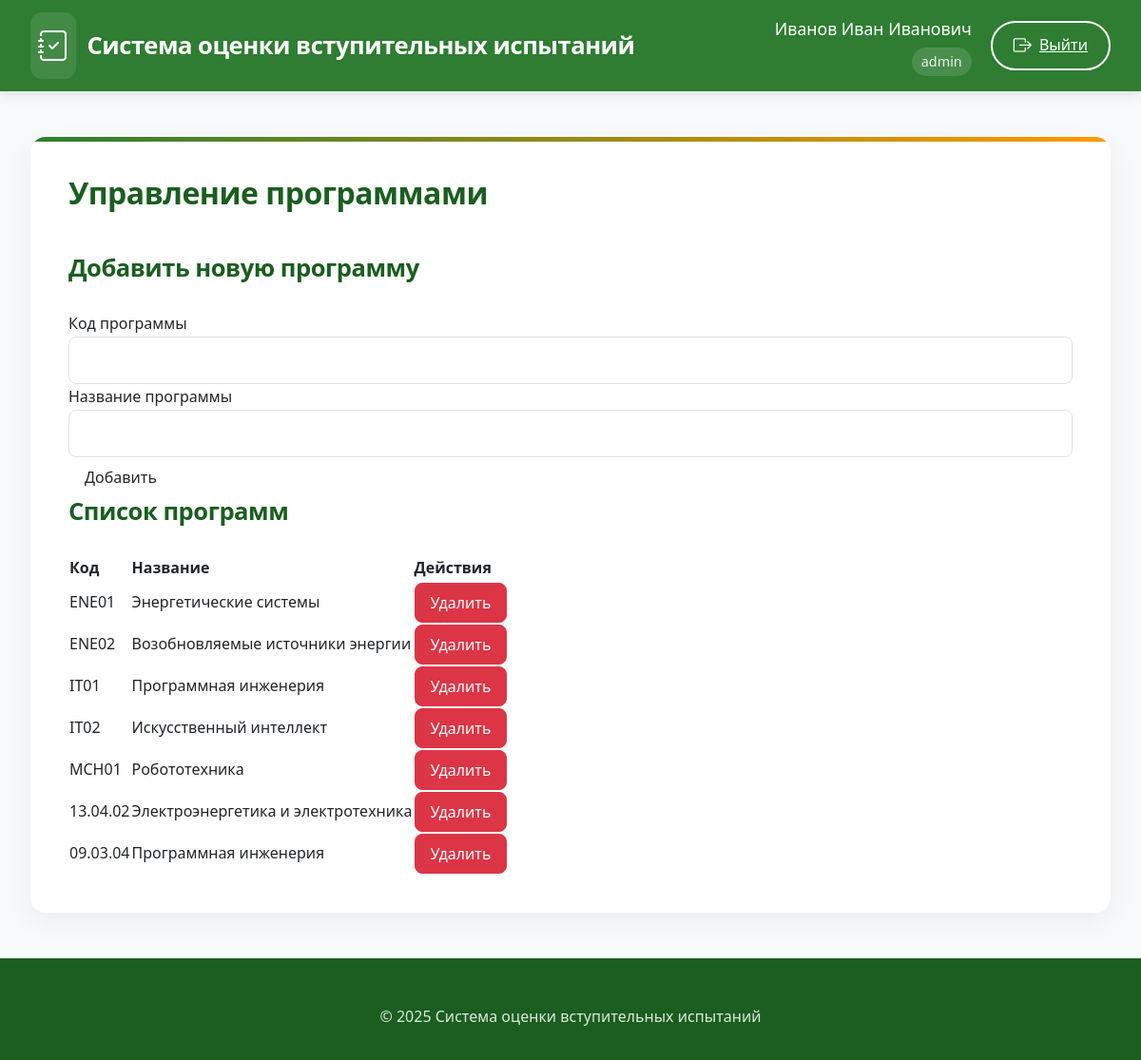
Before: /programs (signed in) with the older database file.
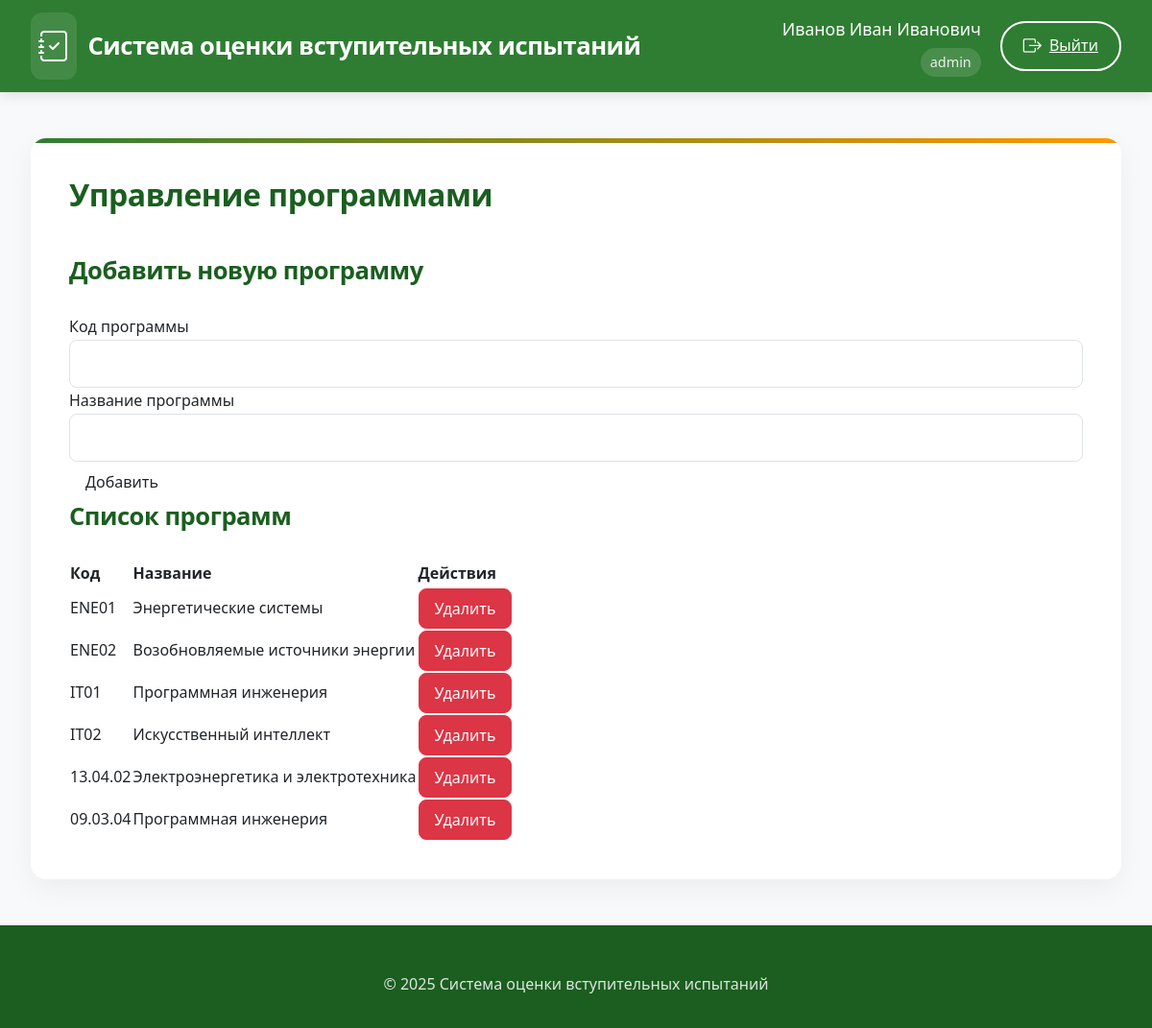
After: the same page with the newer database file.
### app/models.py (models this page shows)
class Program(db.Model):
    id = db.Column(db.Integer, primary_key=True)
    code = db.Column(db.String(50), nullable=False, unique=True)
    name = db.Column(db.String(200), nullable=False)
    school_id = db.Column(db.Integer, db.ForeignKey('engineering_school.id'))
    questions = db.relationship('Question', backref='program', lazy=True, cascade='all, delete-orphan')
    standard_commission = db.relationship('StandardCommission', backref='program', lazy=True, cascade='all, delete-orphan')
    applicants = db.relationship('Applicant', backref='program', lazy=True)
    exam_dates = db.relationship('ExamDate', backref='program', lazy=True)

### app/routes.py (the view, shortened to what this page needs)
@routes.route('/programs', methods=['GET', 'POST'])
@login_required
def programs():
    if current_user.role not in ['admin', 'secretary']:
        abort(403)
    form = ProgramForm()
    if current_user.role == 'secretary':
        form.school_id.data = current_user.school_id
    if current_user.role == 'secretary':
        programs = Program.query.filter_by(school_id=current_user.school_id).all()
    else:  # admin
        programs = Program.query.all()
    return render_template('programs.html', form=form, programs=programs)

### app/forms.py
class ProgramForm(FlaskForm):
    code = StringField('Код программы', validators=[DataRequired(), Length(min=2, max=50)])
    name = StringField('Название программы', validators=[DataRequired(), Length(min=5, max=200)])
    school_id = SelectField('Инженерная школа', coerce=int, validators=[DataRequired()])
    submit = SubmitField('Добавить')
    def __init__(self, *args, **kwargs):
        super(ProgramForm, self).__init__(*args, **kwargs)
        self.school_id.choices = [(s.id, s.name) for s in EngineeringSchool.query.all()]

### app/templates/programs.html (shortened to what this page needs)
{% extends "base.html" %}
{% block content %}
<div class="admin-container">
    <h2>Управление программами</h2>
    <h3>Добавить новую программу</h3>
    <form method="POST">
        <div class="form-group">
            {{ form.code.label }}
            {{ form.code(class="form-control") }}
        </div>
        <div class="form-group">
            {{ form.name.label }}
            {{ form.name(class="form-control") }}
        </div>
        <div class="form-group">
            {{ form.submit(class="btn") }}
        </div>
    </form>
    <h3>Список программ</h3>
    <table>
        <thead>
            <tr>
                <th>Код</th>
                <th>Название</th>
                <th>Действия</th>
            </tr>
        </thead>
        <tbody>
            {% for program in programs %}
            <tr>
                <td>{{ program.code }}</td>
                <td>{{ program.name }}</td>
                <td>
                    <form action="{{ url_for('routes.delete_program', program_id=program.id) }}" method="POST">
                        <input type="submit" value="Удалить" class="btn btn-danger" onclick="return confirm('Вы уверены?')">
                    </form>
                </td>
            </tr>
            {% else %}
            <tr>
                <td colspan="3">Нет программ</td>
            </tr>
            {% endfor %}
        </tbody>
    </table>
</div>
{% endblock %}

Changed rows visible on the page:
removed Program: code "MCH01", name "Робототехника"
